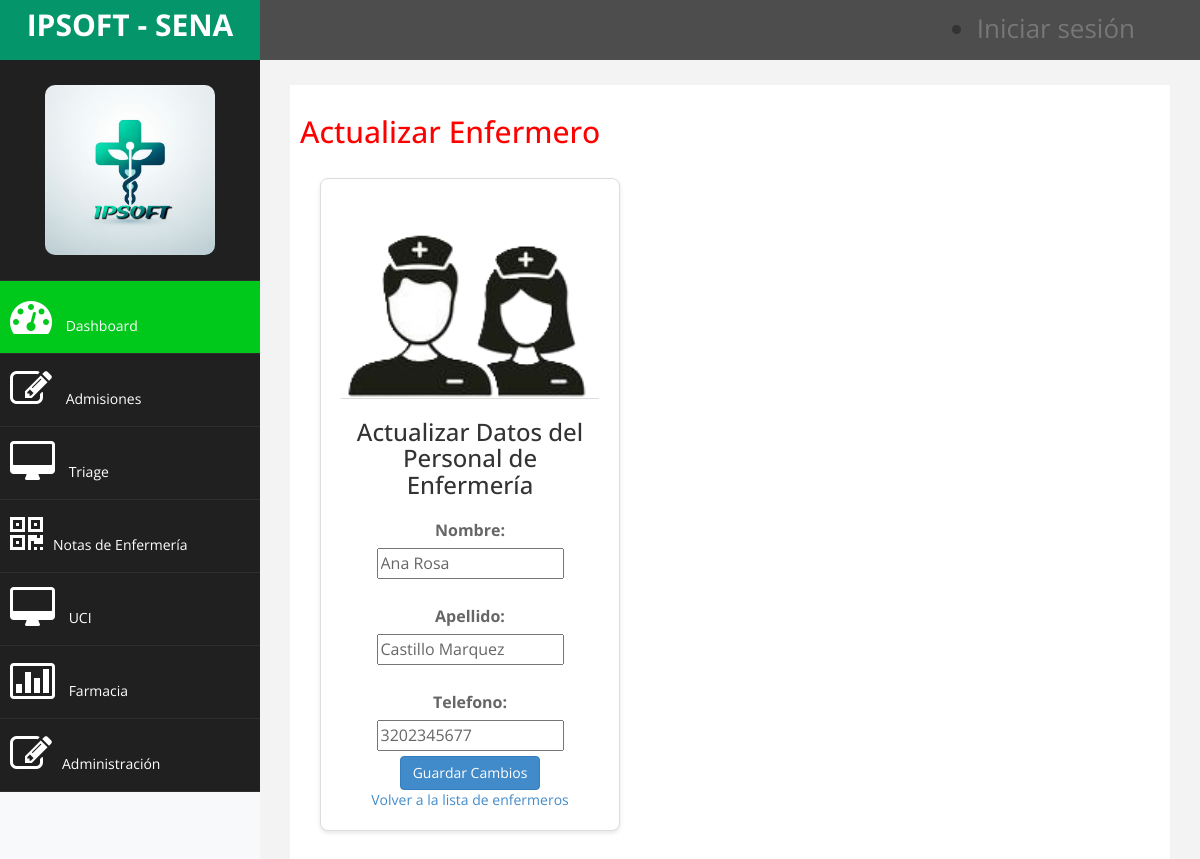
The page /enfermeros/actualizar/1/ on the database its author committed.
### historia_clinica/models.py (models this page shows, shortened)
class Enfermeria(models.Model):
    nombre = models.CharField(max_length=50)
    apellido = models.CharField(max_length=50)
    telefono = models.CharField(max_length=15)
    fecha_creacion = models.DateTimeField(auto_now_add=True)

### historia_clinica/views.py (the view)
# urls.py: path('enfermeros/actualizar/<int:enfermero_id>/', actualizar_enfermero, name='actualizar_enfermero'),
def actualizar_enfermero(request, enfermero_id):
    enfermero = get_object_or_404(Enfermeria, id=enfermero_id)
    if request.method == 'POST':
        form = EnfermeriaForm(request.POST, instance=enfermero)
        if form.is_valid():
            form.save()
            return redirect('lista_enfermeros')
    else: form = EnfermeriaForm(instance=enfermero)
    return render(request, 'actualizar_enfermero.html', {'form': form})

### historia_clinica/forms.py
class EnfermeriaForm(forms.ModelForm):
    class Meta:
        model = Enfermeria
        fields = '__all__'

### historia_clinica/templates/actualizar_enfermero.html (shortened to what this page needs)
{% extends "base.html" %}
{% block contenido %}
{% load static %}
<link href={% static 'assets/css/index.css'%} rel="stylesheet" />
 <div id="page-wrapper" >
    <div id="page-inner">
        <div class="row">
            <div class="col-lg-12">
             <h2>Actualizar Enfermero</h2>
            </div>
        </div>
        </head>
        <body>
            <div class="card">
                <img src="{% static 'assets/img/PersonalEnfermeros.png' %}" alt="Ingresar Médico">
                <div>
                    <h3>Actualizar Datos del Personal de Enfermería</h3>
                    <form method="post"> {% csrf_token %} {{ form.as_p }}
                        <button type="submit" class="btn btn-primary">Guardar Cambios</button> </form>
                        <a href="{% url 'lista_enfermeros' %}">Volver a la lista de enfermeros</a>
                    </div>
                </div>
            </body>
{% endblock %}

### static/assets/css/custom.css (style rules this page uses)
body { font-family: 'Open Sans', sans-serif; }
#page-wrapper { padding: 15px 15px; min-height: 600px; background:#F3F3F3; }
#page-inner { width:100%; margin:10px 20px 10px 0px; background-color:#fff!important; padding:10px; min-height:1200px; }
h2 { color: #f00; }
p { font-size:16px; line-height:25px; padding-top:20px; }
@media (min-width:768px) { #page-wrapper { margin: 0 0 0 260px; padding: 15px 30px; min-height: 1200px; } }

### static/assets/css/proyectos.css (style rules this page uses)
html { font-family: sans-serif; -webkit-text-size-adjust: 100%; -ms-text-size-adjust: 100%; }
.card { background-color: #fff; border: 1px solid #ddd; border-radius: 8px; box-shadow: 0 2px 4px rgba(0,0,0,0.1); width: 300px; margin: 20px; padding: 20px; text-align: center; }
.card img { width: 100%; height: 200px; object-fit: cover; border-bottom: 1px solid #ddd; margin-bottom: 20px; }
.card h3 { margin: 0; font-size: 24px; color: #333; }
.card p { color: #666; }

### static/assets/css/index.css (style rules this page uses)
body { background-color: #f8f9fa; }

### rows shown on the page
Enfermeria: nombre "Ana Rosa", apellido "Castillo Marquez", telefono "3202345677"
